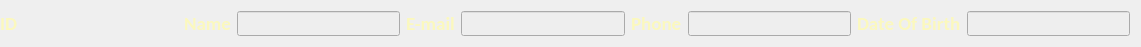
     <widget class="QWidget" name="layoutWidget">
      <property name="geometry">
       <rect>
        <x>120</x>
        <y>37</y>
        <width>1141</width>
        <height>29</height>
       </rect>
      </property>
      <layout class="QHBoxLayout" name="Personal_Layout">
       <property name="leftMargin">
        <number>0</number>
       </property>
       <item>
        <widget class="QLabel" name="L_id_6">
         <property name="font">
          <font>
           <family>Calibri</family>
           <pointsize>14</pointsize>
           <weight>75</weight>
           <italic>false</italic>
           <bold>true</bold>
          </font>
         </property>
         <property name="text">
          <string>&lt;html&gt;&lt;head/&gt;&lt;body&gt;&lt;p&gt;&lt;span style=&quot; color:#fbf8be;&quot;&gt;ID&lt;/span&gt;&lt;/p&gt;&lt;/body&gt;&lt;/html&gt;</string>
         </property>
        </widget>
       </item>
       <item>
        <widget class="QLabel" name="Id_label_edit_T1">
         <property name="minimumSize">
          <size>
           <width>154</width>
           <height>0</height>
          </size>
         </property>
         <property name="font">
          <font>
           <family>Calibri</family>
           <pointsize>13</pointsize>
           <weight>50</weight>
           <italic>false</italic>
           <bold>false</bold>
          </font>
         </property>
         <property name="styleSheet">
          <string notr="true">color: rgb(251, 248, 190);</string>
         </property>
         <property name="text">
          <string/>
         </property>
        </widget>
       </item>
       <item>
        <widget class="QLabel" name="L_name">
         <property name="font">
          <font>
           <family>Calibri</family>
           <pointsize>14</pointsize>
           <weight>75</weight>
           <italic>false</italic>
           <bold>true</bold>
          </font>
         </property>
         <property name="text">
          <string>&lt;html&gt;&lt;head/&gt;&lt;body&gt;&lt;p&gt;&lt;span style=&quot; color:#fbf8be;&quot;&gt;Name&lt;/span&gt;&lt;/p&gt;&lt;/body&gt;&lt;/html&gt;</string>
         </property>
        </widget>
       </item>
       <item>
        <widget class="QLineEdit" name="name_edit">
         <property name="font">
          <font>
           <family>Calibri</family>
           <pointsize>10</pointsize>
           <weight>50</weight>
           <italic>false</italic>
           <bold>false</bold>
          </font>
         </property>
         <property name="styleSheet">
          <string notr="true">QLineEdit{
	background-color: rgb(238, 238, 238);
color: rgb(0, 0, 0);
}</string>
         </property>
         <property name="readOnly">
          <bool>true</bool>
         </property>
        </widget>
       </item>
       <item>
        <widget class="QLabel" name="L_email">
         <property name="font">
          <font>
           <family>Calibri</family>
           <pointsize>14</pointsize>
           <weight>75</weight>
           <italic>false</italic>
           <bold>true</bold>
          </font>
         </property>
         <property name="text">
          <string>&lt;html&gt;&lt;head/&gt;&lt;body&gt;&lt;p&gt;&lt;span style=&quot; color:#fbf8be;&quot;&gt;E-mail&lt;/span&gt;&lt;/p&gt;&lt;/body&gt;&lt;/html&gt;</string>
         </property>
        </widget>
       </item>
       <item>
        <widget class="QLineEdit" name="email_edit">
         <property name="font">
          <font>
           <family>Calibri</family>
           <pointsize>10</pointsize>
           <weight>50</weight>
           <italic>false</italic>
           <bold>false</bold>
          </font>
         </property>
         <property name="styleSheet">
          <string notr="true">QLineEdit{
	background-color: rgb(238, 238, 238);
color: rgb(0, 0, 0);
}</string>
         </property>
         <property name="readOnly">
          <bool>true</bool>
         </property>
        </widget>
       </item>
       <item>
        <widget class="QLabel" name="L_phone">
         <property name="font">
          <font>
           <family>Calibri</family>
           <pointsize>14</pointsize>
           <weight>75</weight>
           <italic>false</italic>
           <bold>true</bold>
          </font>
         </property>
         <property name="text">
          <string>&lt;html&gt;&lt;head/&gt;&lt;body&gt;&lt;p&gt;&lt;span style=&quot; color:#fbf8be;&quot;&gt;Phone&lt;/span&gt;&lt;/p&gt;&lt;/body&gt;&lt;/html&gt;</string>
         </property>
        </widget>
       </item>
       <item>
        <widget class="QLineEdit" name="phone_edit">
         <property name="font">
          <font>
           <family>Calibri</family>
           <pointsize>10</pointsize>
           <weight>50</weight>
           <italic>false</italic>
           <bold>false</bold>
          </font>
         </property>
         <property name="styleSheet">
          <string notr="true">QLineEdit{
	background-color: rgb(238, 238, 238);
color: rgb(0, 0, 0);
}</string>
         </property>
         <property name="readOnly">
          <bool>true</bool>
         </property>
        </widget>
       </item>
       <item>
        <widget class="QLabel" name="L_Date_of_birth">
         <property name="font">
          <font>
           <family>Calibri</family>
           <pointsize>14</pointsize>
           <weight>75</weight>
           <italic>false</italic>
           <bold>true</bold>
          </font>
         </property>
         <property name="text">
          <string>&lt;html&gt;&lt;head/&gt;&lt;body&gt;&lt;p&gt;&lt;span style=&quot; color:#fbf8be;&quot;&gt;Date Of Birth&lt;/span&gt;&lt;/p&gt;&lt;/body&gt;&lt;/html&gt;</string>
         </property>
        </widget>
       </item>
       <item>
        <widget class="QLineEdit" name="Date_of_birth_edit">
         <property name="font">
          <font>
           <family>Calibri</family>
           <pointsize>10</pointsize>
           <weight>50</weight>
           <italic>false</italic>
           <bold>false</bold>
          </font>
         </property>
         <property name="styleSheet">
          <string notr="true">QLineEdit{
	background-color: rgb(238, 238, 238);
color: rgb(0, 0, 0);
}</string>
         </property>
         <property name="readOnly">
          <bool>true</bool>
         </property>
        </widget>
       </item>
      </layout>
     </widget>
